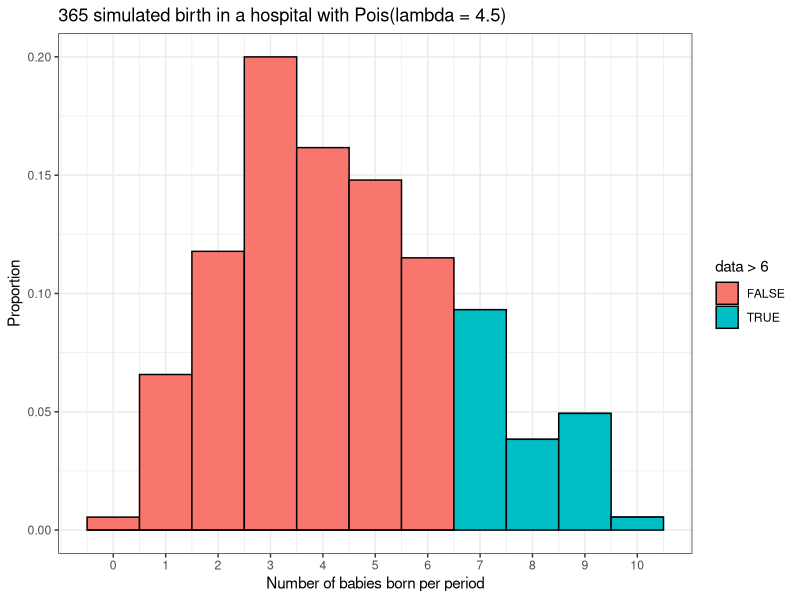

This chart was generated by the following R code:
print(ppois(6, 4.5, lower.tail = FALSE))

#simulating births in this hospital for a year (n = 365) using rpois()
library(dplyr)
library(ggplot2)

set.seed(2)

babies <- data.frame('data' = rpois(365, 4.5))

result <- babies %>% ggplot() + 
    geom_histogram(aes(x = data, y = stat(count/sum(count)),
                       fill = data > 6),
                   binwidth = 1,
                   color = 'black',) +
    scale_x_continuous(breaks = 0:10) +
    labs(x = 'Number of babies born per period',
         y = 'Proportion',
         title = '365 simulated birth in a hospital with Pois(lambda = 4.5)') +
    theme_bw()

print(result)

#To see the simulated result where data > 6
print(babies %>% dplyr::summarize(six_babies = sum(babies$data > 6) / n()))
